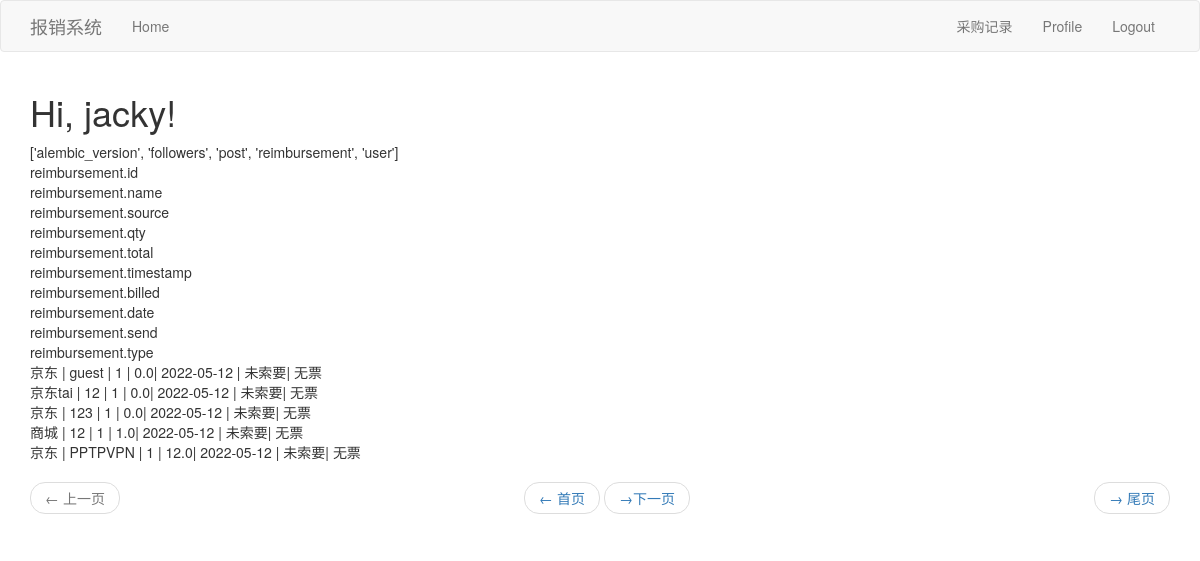
Before: /home/index (signed in) with the older database file.
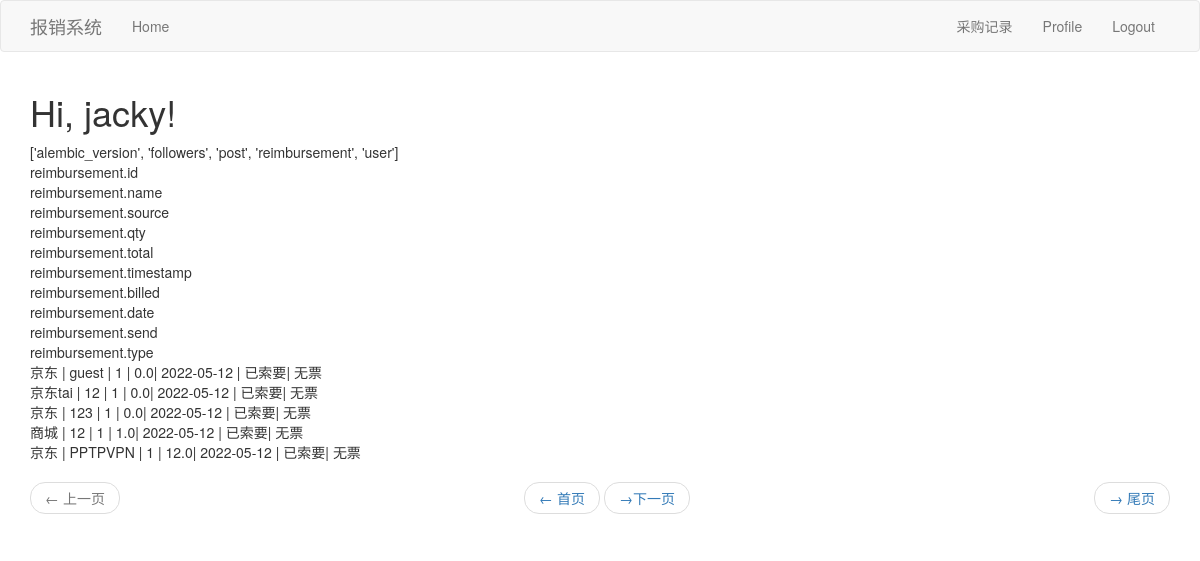
After: the same page with the newer database file.
### app/models.py (models this page shows, shortened)
class Reimbursement(db.Model):
    id = db.Column(db.Integer,primary_key=True,autoincrement=True)
    source = db.Column(db.String(10))
    name = db.Column(db.String(50))
    qty = db.Column(db.Integer)
    total = db.Column(db.Float)
    billed = db.Column(db.String(6),default='未索要')
    type = db.Column(db.String(6),default='无') #elec,paper
    send = db.Column(db.String(6),default='未发送')
    date = db.Column(db.Date,index=True, default=datetime.utcnow)
    timestamp = db.Column(db.DateTime, index=True, default=datetime.utcnow)

### app/home/routes.py (the view)
@bp.route('/')
@bp.route('/index')
@login_required
def index():
    page = request.args.get('page', 1, type=int)
    reimbursements = Reimbursement.query.order_by(Reimbursement.timestamp.desc()).paginate(
        page, current_app.config['POSTS_PER_PAGE'], False)
    Allpages = math.ceil(int(reimbursements.total) /  current_app.config['POSTS_PER_PAGE'])
    first_url = url_for('home.index', baseDict=baseDict, page=1)
    next_url = url_for('home.index', baseDict=baseDict,page=reimbursements.next_num) \
        if reimbursements.has_next else None
    prev_url = url_for('home.index',baseDict=baseDict, page=reimbursements.prev_num) \
        if reimbursements.has_prev else None
    last_url = url_for('home.index', page=Allpages)
    return render_template('home/index.html', baseDict=baseDict, reimbursements=reimbursements.items,
                           first_url=first_url,next_url=next_url, prev_url=prev_url,last_url=last_url)

### app/home/routes.py (called while the page is built)
@bp.before_request
def before_request():
    if current_user.is_authenticated:
        current_user.last_seen = datetime.utcnow()
        db.session.commit()

### app/models.py (called while the page is built)
@login.user_loader
def load_user(id):
    return User.query.get(int(id))

### app/templates/home/index.html (shortened to what this page needs)
{% extends "base.html" %}
{% import 'bootstrap/wtf.html' as wtf %}
{% block app_content  %}
    <h1>Hi, {{ current_user.username }}!</h1>
    <div>{{ baseDict['tables'] }}</div>
    {% for field in baseDict['reimbursement'] %}
    <div>{{ field }}</div>
    {% endfor %}
    {% for reimbursement in reimbursements %}
    <div>{{ reimbursement.source }} | {{ reimbursement.name }} | {{ reimbursement.qty }} | {{ reimbursement.total }}| {{ reimbursement.date }}
    | {{ reimbursement.send }}| {{ reimbursement.type }}</div>
    {% endfor %}
    <nav aria-label="...">
            <ul class="pager">
                <li class="previous{% if not prev_url %} disabled{% endif %}">
                    <a href="{{ prev_url or '#' }}">
                        <span aria-hidden="true">&larr;</span> 上一页
                    </a>
                </li>
                <li class="first{% if not first_url %} disabled{% endif %}">
                    <a href="{{ first_url or '#' }}">
                        <span aria-hidden="true">&larr;</span> 首页
                    </a>
                </li>
                <li class="next{% if not last_url %} disabled{% endif %}">
                    <a href="{{ last_url or '#' }}">
                        <span aria-hidden="true">&rarr;</span> 尾页
                    </a>
                </li>
                <li class="last{% if not next_url %} disabled{% endif %}">
                    <a href="{{ next_url or '#' }}">
                         <span aria-hidden="true">&rarr;</span>下一页
                    </a>
                </li>
            </ul>
        </nav>
{% endblock %}

Changed rows visible on the page:
changed Reimbursement "guest": send "未索要" → "已索要"
changed Reimbursement "京东tai": send "未索要" → "已索要"
changed Reimbursement (number 3 of 5 on the later page): send "未索要" → "已索要"
changed Reimbursement "商城": send "未索要" → "已索要"
changed Reimbursement "PPTPVPN": send "未索要" → "已索要"
